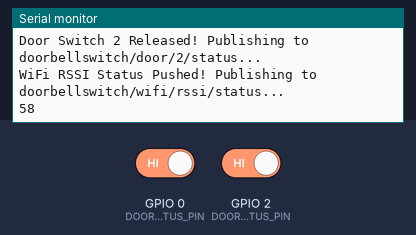
The sketch below on a simulated ESP8266 (NodeMCU). Parts: the last lines printed to the serial monitor. Inputs (shaded band) come from the test bench; at power-on: GPIO 0 (DOOR1_STATUS_PIN) HIGH, GPIO 2 (DOOR2_STATUS_PIN) HIGH. WiFi joins after 1.5 s; servers stay silent unless stated; no MQTT or app messages arrive unless stated.

Above: at 2.7 s.
2.8 s: GPIO 0 (DOOR1_STATUS_PIN) driven LOW
At 3.7 s:
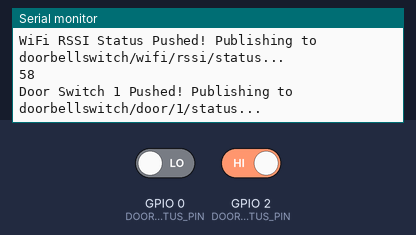
4.3 s: GPIO 2 (DOOR2_STATUS_PIN) driven LOW
At 4.8 s:
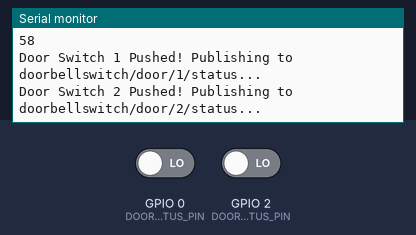

The sketch:

DoorBellSwitch.ino
```cpp
// (licence header left out)
#include <ESP8266WiFi.h>
#include <PubSubClient.h>
#include "config.h"

const char* ssid = WIFI_SSID;
const char* password = WIFI_PASSWORD;

const boolean static_ip = STATIC_IP;
IPAddress ip(IP);
IPAddress gateway(GATEWAY);
IPAddress subnet(SUBNET);

const char* mqtt_broker = MQTT_BROKER;
const char* mqtt_clientId = MQTT_CLIENTID;
const char* mqtt_username = MQTT_USERNAME;
const char* mqtt_password = MQTT_PASSWORD;

const char* door1_alias = DOOR1_ALIAS;
const char* mqtt_door1_action_topic = MQTT_DOOR1_ACTION_TOPIC;
const char* mqtt_door1_status_topic = MQTT_DOOR1_STATUS_TOPIC;
const int door1_statusPin = DOOR1_STATUS_PIN;


const char* door2_alias = DOOR2_ALIAS;
const char* mqtt_door2_action_topic = MQTT_DOOR2_ACTION_TOPIC;
const char* mqtt_door2_status_topic = MQTT_DOOR2_STATUS_TOPIC;
const int door2_statusPin = DOOR2_STATUS_PIN;

const char* mqtt_wifi_rssi_status_topic = MQTT_WIFI_RSSI_STATUS_TOPIC;

int door1_lastStatusValue = 2;
int door2_lastStatusValue = 2;
unsigned long door1_lastSwitchTime = 0;
unsigned long door2_lastSwitchTime = 0;
int debounceTime = 2000;

long wifi_rssi_lastValue = 0;
long  TXinterval = 20;            // periodic transmission interval in seconds
long  LastPeriod = -1;

String availabilityBase = MQTT_CLIENTID;
String availabilitySuffix = "/reachable";
String availabilityTopicStr = availabilityBase + availabilitySuffix;
const char* availabilityTopic = availabilityTopicStr.c_str();
const char* birthMessage = "Online";
const char* lwtMessage = "Offline";

WiFiClient espClient;
PubSubClient client(espClient);

// Wifi setup function

void setup_wifi() {

  delay(10);
  Serial.println();
  Serial.print("Connecting to ");
  Serial.print(ssid);

  WiFi.mode(WIFI_STA);
  WiFi.hostname("DoorBellSwitch");
  WiFi.begin(ssid, password);

  if (static_ip) {
    WiFi.config(ip, gateway, subnet);
  }

  while (WiFi.status() != WL_CONNECTED) {
    delay(500);
    Serial.print(".");
  }

  Serial.print(" WiFi connected - IP address: ");
  Serial.println(WiFi.localIP());
}

// Functions that check door status and publish an update when called

void publish_door1_status() {
  if (digitalRead(door1_statusPin) == LOW) {
      Serial.print(door1_alias);
      Serial.print(" Pushed! Publishing to ");
      Serial.print(mqtt_door1_status_topic);
      Serial.println("...");
      client.publish(mqtt_door1_status_topic, "ON", true);
  }
  else {
      Serial.print(door1_alias);
      Serial.print(" Released! Publishing to ");
      Serial.print(mqtt_door1_status_topic);
      Serial.println("...");
      client.publish(mqtt_door1_status_topic, "OFF", true);
  }
}

void publish_door2_status() {
  if (digitalRead(door2_statusPin) == LOW) {
      Serial.print(door2_alias);
      Serial.print(" Pushed! Publishing to ");
      Serial.print(mqtt_door2_status_topic);
      Serial.println("...");
      client.publish(mqtt_door2_status_topic, "ON", true);
  }
  else {
      Serial.print(door2_alias);
      Serial.print(" Released! Publishing to ");
      Serial.print(mqtt_door2_status_topic);
      Serial.println("...");
      client.publish(mqtt_door2_status_topic, "OFF", true);
  }
}

void check_door1_status() {
  int currentStatusValue = digitalRead(door1_statusPin);
  if (currentStatusValue != door1_lastStatusValue) {
    unsigned int currentTime = millis();
    if (currentTime - door1_lastSwitchTime >= debounceTime) {
      publish_door1_status();
      door1_lastStatusValue = currentStatusValue;
      door1_lastSwitchTime = currentTime;
    }
  }
}

void check_door2_status() {
  int currentStatusValue = digitalRead(door2_statusPin);
  if (currentStatusValue != door2_lastStatusValue) {
    unsigned int currentTime = millis();
    if (currentTime - door2_lastSwitchTime >= debounceTime) {
      publish_door2_status();
      door2_lastStatusValue = currentStatusValue;
      door2_lastSwitchTime = currentTime;
    }
  }
}

void publish_rssi_status(char* value) {
  Serial.print("WiFi RSSI Status");
  Serial.print(" Pushed! Publishing to ");
  Serial.print(mqtt_wifi_rssi_status_topic);
  Serial.println("...");
  Serial.println(value);
  client.publish(mqtt_wifi_rssi_status_topic, value, true);
}

void check_rssi_status() {
  int CurrentPeriod = millis()/(TXinterval*1000);
    if (CurrentPeriod != LastPeriod) {             // interval elapsed ?
      LastPeriod = CurrentPeriod;
      long rssi = WiFi.RSSI();
      char* buff_msg = "";
      sprintf(buff_msg, "%d", abs(rssi));
      if (rssi != wifi_rssi_lastValue) {
        publish_rssi_status(buff_msg);
        wifi_rssi_lastValue = rssi;
      }
  }
}

void publish_birth_message() {
  // Publish the birthMessage
  Serial.print("Publishing birth message \"");
  Serial.print(birthMessage);
  Serial.print("\" to ");
  Serial.print(availabilityTopic);
  Serial.println("...");
  client.publish(availabilityTopic, birthMessage, true);
}

void reconnect() {
  // Loop until we're reconnected
  while (!client.connected()) {
    Serial.print("Attempting MQTT connection...");
    // Attempt to connect
    if (client.connect(mqtt_clientId, mqtt_username, mqtt_password, availabilityTopic, 0, true, lwtMessage)) {
      Serial.println("Connected!");

      // Publish the birth message on connect/reconnect
      publish_birth_message();

      // Subscribe to the action topics to listen for action messages
      Serial.print("Subscribing to ");
      Serial.print(mqtt_door1_action_topic);
      Serial.println("...");
      client.subscribe(mqtt_door1_action_topic);

      Serial.print("Subscribing to ");
      Serial.print(mqtt_door2_action_topic);
      Serial.println("...");
      client.subscribe(mqtt_door2_action_topic);

      // Publish the current door status on connect/reconnect to ensure status is synced with whatever happened while disconnected
      publish_door1_status();
      publish_door2_status();
    }
    else {
      Serial.print("failed, rc=");
      Serial.print(client.state());
      Serial.println(" try again in 5 seconds");
      // Wait 5 seconds before retrying
      delay(5000);
    }
  }
}

void setup() {
  pinMode(door1_statusPin, INPUT_PULLUP);
  // Update variable with current door state
  door1_lastStatusValue = digitalRead(door1_statusPin);
  pinMode(door2_statusPin, INPUT_PULLUP);
  // Update variable with current door state
  door2_lastStatusValue = digitalRead(door2_statusPin);
  // Setup serial output, connect to wifi, connect to MQTT broker, set MQTT message callback
  Serial.begin(115200);
  Serial.println("Starting DoorBellSwitch...");
  setup_wifi();
  client.setServer(mqtt_broker, 1883);
}

void loop() {
  // Connect/reconnect to the MQTT broker and listen for messages
  if (!client.connected()) {
    reconnect();
  }
  client.loop();

  // Check door open/closed status each loop and publish changes
  check_door1_status();
  check_door2_status();
  check_rssi_status();
}
```

config.h
```cpp
// (licence header left out)
// Wifi Parameters

#define WIFI_SSID "YOUR_WIFI_SID"
#define WIFI_PASSWORD "YOUR_WIFI_PWD"

// Static IP Parameters

#define STATIC_IP false
#define IP 10,0,1,200
#define GATEWAY 10,0,1,1
#define SUBNET 255,255,255,0

// MQTT Parameters

#define MQTT_BROKER "MOSQUITTO_IP"
#define MQTT_CLIENTID "doorbellswitch"
#define MQTT_USERNAME "MOSQUITTO_USERNAME"
#define MQTT_PASSWORD "MOSQUITTO_PWD"

// Wifi

#define MQTT_WIFI_RSSI_STATUS_TOPIC "doorbellswitch/wifi/rssi/status"

// Door Switch 1 Parameters

#define DOOR1_ALIAS "Door Switch 1"
#define MQTT_DOOR1_ACTION_TOPIC "doorbellswitch/door/1/action"
#define MQTT_DOOR1_STATUS_TOPIC "doorbellswitch/door/1/status"
#define DOOR1_STATUS_PIN 0

// Door Switch 2 Parameters

#define DOOR2_ALIAS "Door Switch 2"
#define MQTT_DOOR2_ACTION_TOPIC "doorbellswitch/door/2/action"
#define MQTT_DOOR2_STATUS_TOPIC "doorbellswitch/door/2/status"
#define DOOR2_STATUS_PIN 2
```

Measured:
- after the input at 2.8 s, the serial monitor: prints a new line at once (image 1)
- after the input at 4.3 s, the serial monitor: prints a new line at once (image 2)
